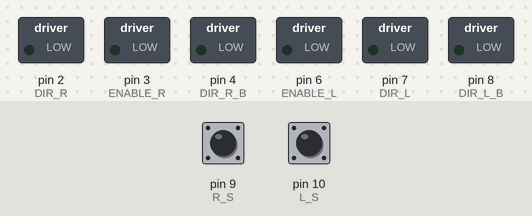
This sketch was run on a simulated Arduino Uno, built with avr-gcc and run on an emulated ATmega328P. Parts: switched loads named in the sketch (green lamp = pin HIGH). Inputs (shaded band) come from the test bench; at power-on: pin 9 (R_S) LOW, pin 10 (L_S) LOW.

Above: at 1.2 s.
1.3 s: pin 9 (R_S) pulsed HIGH 5 times (0.12 s each, 0.3 s apart)
At 2.9 s:
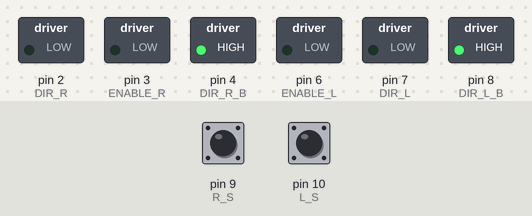
At 4.0 s:
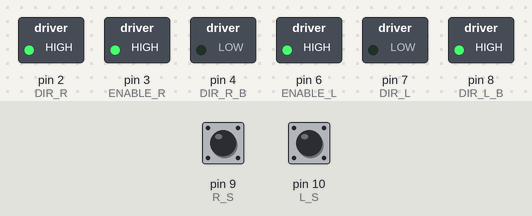
5.8 s: pin 10 (L_S) pulsed HIGH 5 times (0.12 s each, 0.3 s apart)
At 7.6 s:
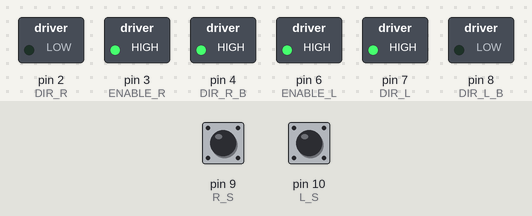
Timing chart, 0 to 9.9 s (numbered marks = the images above; inputs shaded):
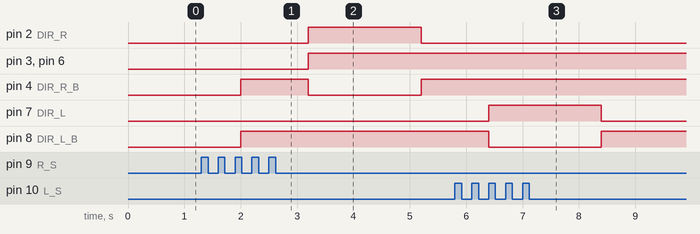

The sketch:

driving_wheels_2.ino
```cpp
int velocity_R = 0;
int velocity_neg_R = 0;
int velocity_pos_R = 0;
int velocity_L = 0;
int velocity_neg_L = 0;
int velocity_pos_L = 0;
int way_R = 0;           // direction motor 1   1 = forword  2 = backward
int way_L = 0;           // direction motor 2   1 = forword  2 = backward
int enable = 0;          // button for enable
int R_stick = 0;         // value of right stick
int L_stick = 0;         // value of left stick
int gap = 17884;


//value of the channels
int middle_ch = 18388 - gap;
int max_ch = 18877 - gap;
int min_ch = 17890 - gap;

//int middle_ch3 = 18366 - gap;
//int max_ch3 = 18877 - gap;
//int min_ch3 = 17884 - gap;

//int middle_ch5 = 1480 - gap;
//int max_ch5 = 1980 - gap;
//int min_ch5 = 995 - gap;


#define R_S 9
#define L_S 10
#define M_C 11
#define ENABLE_R 3
#define ENABLE_L 6
#define DIR_R 2
#define DIR_R_B 4
#define DIR_L 7
#define DIR_L_B 8

void setup() {
  // setup pin
  pinMode(R_S, INPUT); // Right stick
  pinMode(L_S,INPUT); // Left stick

  pinMode(ENABLE_R, OUTPUT);
  pinMode(ENABLE_L, OUTPUT);
  pinMode(DIR_R, OUTPUT);
  pinMode(DIR_L, OUTPUT);
  pinMode(DIR_R_B, OUTPUT);
  pinMode(DIR_L_B, OUTPUT);


  //Serial.begin(9600);

}

void loop() {

    //long int time_1 = millis();
    R_stick = pulseIn(R_S, LOW) - gap;
    L_stick = pulseIn(L_S, LOW) - gap;


    //right motor
    if (R_stick > middle_ch + 50) // right motor forward
    {
      analogWrite(ENABLE_R, velocity_R);
      digitalWrite(DIR_R, HIGH);
      digitalWrite(DIR_R_B, LOW);
      velocity_pos_R = R_stick - middle_ch; // is for report the velocity in the same intervall of the negative velocity
      velocity_R = constrain(velocity_pos_R,0 , 255);
    }


    // right motor Backward
    else if  (R_stick < (middle_ch - 50))
    {
      analogWrite(ENABLE_R, velocity_R);
      digitalWrite(DIR_R, LOW);
      digitalWrite(DIR_R_B, HIGH);
      velocity_neg_R = R_stick;
      velocity_R = 255 - constrain(velocity_neg_R,0 , 255);
    }

    else
    {
      velocity_R = 0;
      analogWrite(ENABLE_R, velocity_R);
    }


 //left motor
    if (L_stick > (middle_ch + 50)) // left motor forward
    {
      analogWrite(ENABLE_L, velocity_L);
      digitalWrite(DIR_L, HIGH);
      digitalWrite(DIR_L_B, LOW);
      velocity_pos_L = L_stick - middle_ch; // is for report the velocity in the same intervall of the negative velocity
      velocity_L = constrain(velocity_pos_L,0 , 255);
    }

    // left motor Backward
    else if (L_stick < (middle_ch - 50))
    {
      analogWrite(ENABLE_L, velocity_L);
      digitalWrite(DIR_L, LOW);
      digitalWrite(DIR_L_B, HIGH);
      velocity_neg_L = L_stick;
      velocity_L = 255 - constrain(velocity_neg_L,0 , 255);
    }

    else
    {
      velocity_L = 0;
      analogWrite(ENABLE_L, velocity_L);
     }

    //long int time_2 = millis();

    //Serial.print("PulseIn time: "); Serial.print(time_2-time_1); Serial.println(" milliseconds");
  }
```

Measured:
- after the input at 1.3 s, pin 2 (DIR_R): LOW → HIGH after 1.9 s, → LOW 2.0 s later; pin 3 (ENABLE_R), pin 6 (ENABLE_L): LOW → HIGH after 1.9 s instead of 2.7 s
- after the input at 5.8 s, pin 7 (DIR_L): LOW → HIGH after 0.60 s, → LOW 2.0 s later; pin 8 (DIR_L_B): HIGH → LOW after 0.60 s, → HIGH 2.0 s later
